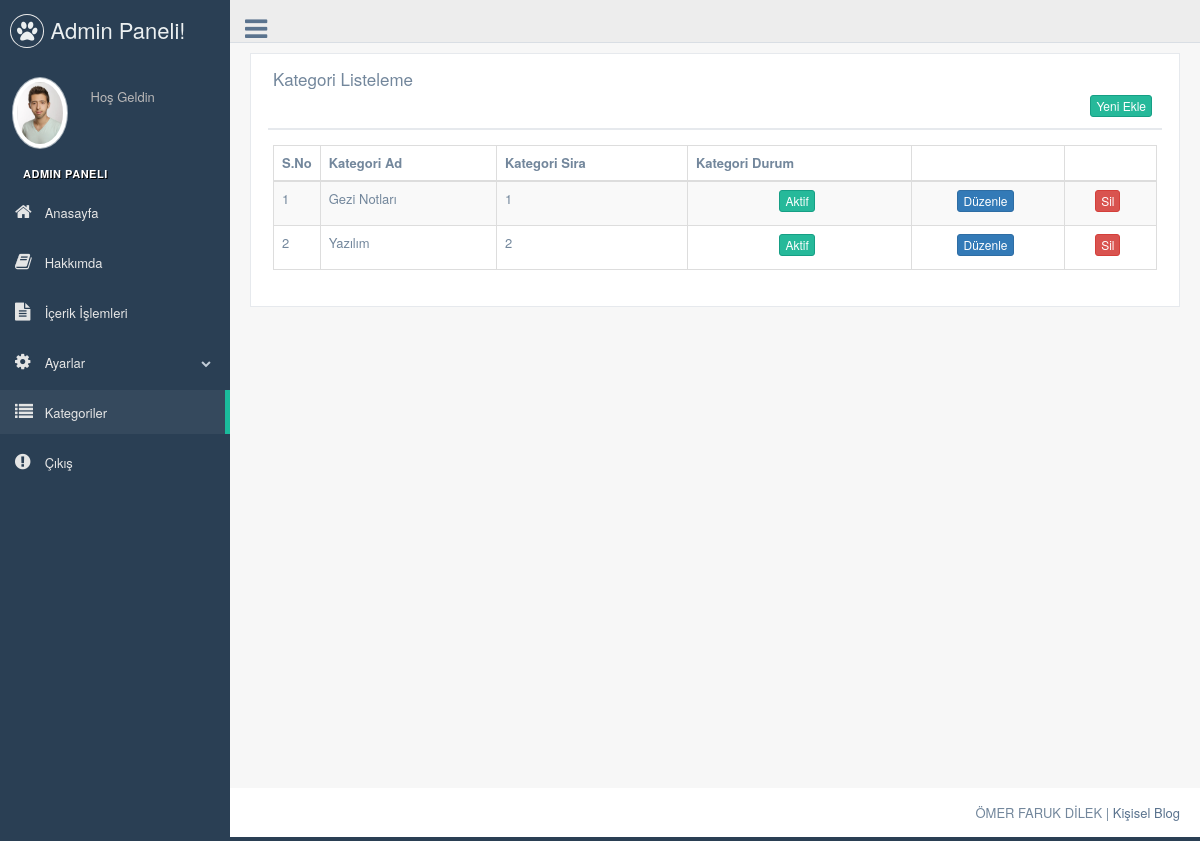
Screenshot of /admin/production/kategori.php with the database file from the repository.
### tables this page shows
CREATE TABLE `kategori` (
  `kategori_id` int(11) NOT NULL AUTO_INCREMENT,
  `kategori_ad` varchar(100) NOT NULL,
  `kategori_ust` int(2) NOT NULL,
  `kategori_seourl` varchar(250) NOT NULL,
  `kategori_sira` int(2) NOT NULL,
  `kategori_durum` enum('0','1') NOT NULL DEFAULT '1',
  `kategori_icon` varchar(500) NOT NULL,
  PRIMARY KEY (`kategori_id`)
);

### admin/production/kategori.php (the view, shortened to what this page needs)
<?php
include 'header.php';
include '../option/baglan.php';
$kategorisor=$db->prepare("SELECT * FROM kategori order by kategori_sira ASC");
$kategorisor->execute();
?>
<div class="right_col" role="main">
  <div class="">
    <div class="row">
      <div class="col-md-12 col-sm-12 col-xs-12">
        <div class="x_panel">
          <div class="x_title">
            <h2>Kategori Listeleme </h2>
            <div class="clearfix"></div>
            <div align="right">
              <a href="kategori-ekle.php"><button class="btn btn-success btn-xs"> Yeni Ekle</button></a>
            </div>
          </div>
          <div class="x_content">
            <table id="datatable-responsive" class="table table-striped table-bordered dt-responsive nowrap" cellspacing="0" width="100%">
              <thead>
                <tr>
                  <th>S.No</th>
                  <th>Kategori Ad</th>
                  <th>Kategori Sira</th>
                  <th>Kategori Durum</th>
                  <th></th>
                  <th></th>
                </tr>
              </thead>
              <tbody>
                <?php
                $say=0;
                while($kategoricek=$kategorisor->fetch(PDO::FETCH_ASSOC)) { $say++?>
                <tr>
                 <td width="20"><?php echo $say ?></td>
                 <td><?php echo $kategoricek['kategori_ad'] ?></td>
                 <td><?php echo $kategoricek['kategori_sira'] ?></td>
                 <td><center><?php
                  if ($kategoricek['kategori_durum']==1) {?>
                  <button class="btn btn-success btn-xs">Aktif</button>
                <?php } else {?>
                <button class="btn btn-danger btn-xs">Pasif</button>
                <?php } ?>
              </center>
            </td>
            <td><center><a href="kategori-duzenle.php?kategori_id=<?php echo $kategoricek['kategori_id']; ?>"><button class="btn btn-primary btn-xs">Düzenle</button></a></center></td>
            <td><center><a href="../option/islem.php?kategori_id=<?php echo $kategoricek['kategori_id']; ?>&kategorisil=ok"><button class="btn btn-danger btn-xs">Sil</button></a></center></td>
          </tr>
          <?php  }
          ?>
        </tbody>
      </table>
    </div>
  </div>
</div>
</div>
</div>
</div>
<?php include 'footer.php'; ?>

### rows the page displays
kategori: kategori_ad "Gezi Notları", kategori_sira "1", kategori_durum "Aktif"
kategori: kategori_ad "Yazılım", kategori_sira "2", kategori_durum "Aktif"
